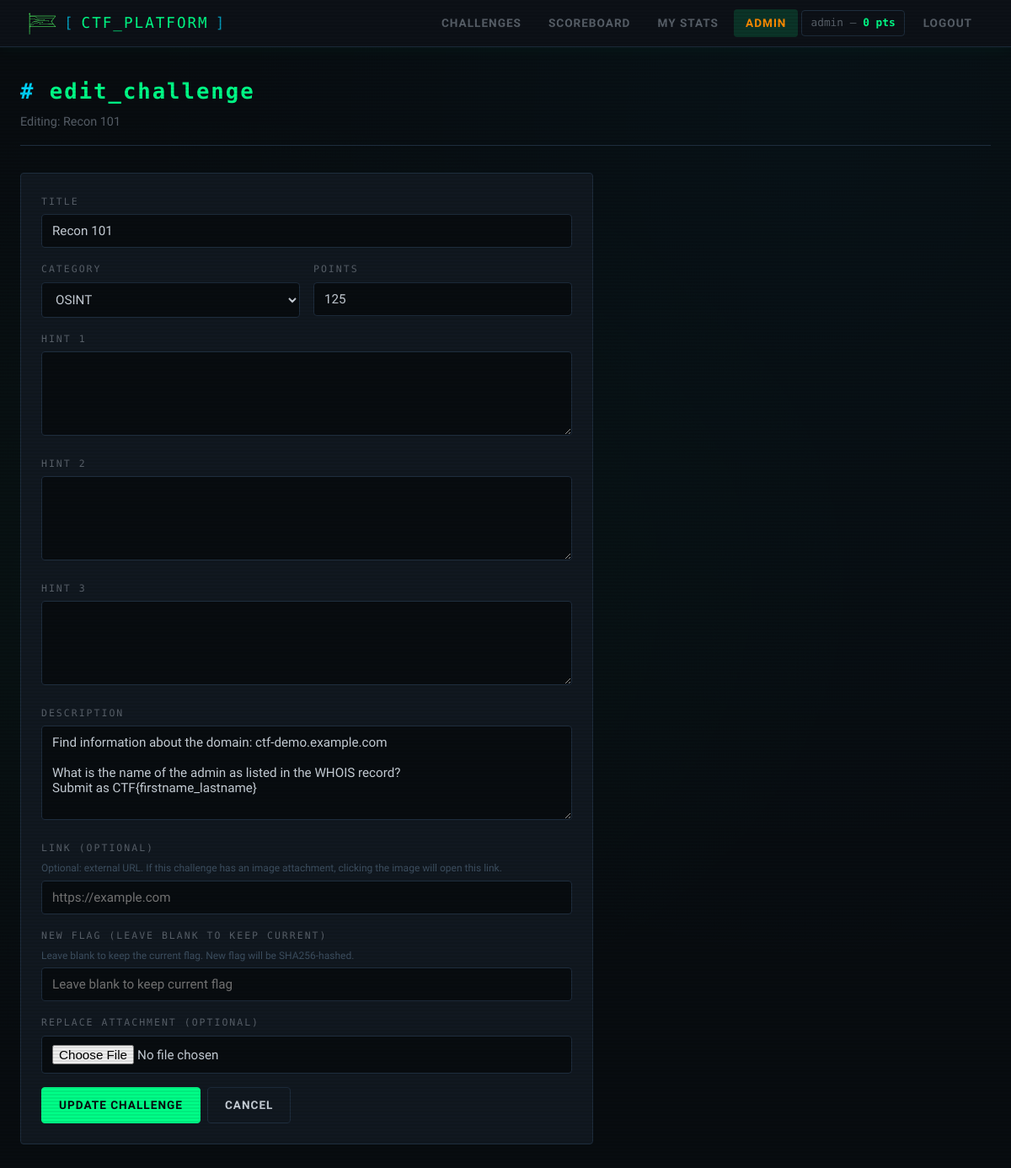
Screenshot of /admin/challenges/4/edit (signed in) with the database file from the repository.
### app/models.py (models this page shows, shortened)
class User(UserMixin, db.Model):
    __tablename__ = 'users'
    id = db.Column(db.Integer, primary_key=True)
    username = db.Column(db.String(64), unique=True, nullable=False, index=True)
    email = db.Column(db.String(120), unique=True, nullable=False, index=True)
    password_hash = db.Column(db.String(256), nullable=False)
    score = db.Column(db.Integer, default=0, nullable=False)
    is_admin = db.Column(db.Boolean, default=False, nullable=False)
    created_at = db.Column(db.DateTime, default=datetime.utcnow)
    solves = db.relationship('Solve', backref='user', lazy='dynamic', cascade='all, delete-orphan')
    flag_submissions = db.relationship(
        'FlagSubmission',
        backref='user',
        lazy='dynamic',
        cascade='all, delete-orphan'
    )

class Challenge(db.Model):
    __tablename__ = 'challenges'
    id = db.Column(db.Integer, primary_key=True)
    title = db.Column(db.String(128), nullable=False)
    description = db.Column(db.Text, nullable=False)
    flag_hash = db.Column(db.String(64), nullable=False)  # SHA256 hex = 64 chars
    points = db.Column(db.Integer, nullable=False, default=100)
    category = db.Column(db.String(64), nullable=False, default='misc')
    file_path = db.Column(db.String(256), nullable=True)
    link = db.Column(db.String(500), nullable=True)
    hint_1 = db.Column(db.Text, nullable=True)
    hint_2 = db.Column(db.Text, nullable=True)
    hint_3 = db.Column(db.Text, nullable=True)
    is_active = db.Column(db.Boolean, default=True, nullable=False)
    created_at = db.Column(db.DateTime, default=datetime.utcnow)
    solves = db.relationship('Solve', backref='challenge', lazy='dynamic', cascade='all, delete-orphan')
    flag_submissions = db.relationship(
        'FlagSubmission',
        backref='challenge',
        lazy='dynamic',
        cascade='all, delete-orphan'
    )

### app/admin/routes.py (the view, shortened to what this page needs)
@admin_bp.route('/challenges/<int:challenge_id>/edit', methods=['GET', 'POST'])
@login_required
@admin_required
def edit_challenge(challenge_id):
    challenge = Challenge.query.get_or_404(challenge_id)
    form = EditChallengeForm(obj=challenge)
    return render_template('admin_edit_challenge.html', form=form, challenge=challenge)

### app/admin/routes.py (called while the page is built)
def admin_required(f):
    @wraps(f)
    def decorated(*args, **kwargs):
        if not current_user.is_authenticated or not current_user.is_admin:
            abort(403)
        return f(*args, **kwargs)
    return decorated

### app/models.py (called while the page is built)
@login_manager.user_loader
def load_user(user_id):
    return User.query.get(int(user_id))

### app/templates/admin/admin_edit_challenge.html (shortened to what this page needs)
{% extends "base.html" %}
{% block content %}
<div class="container">
  <div class="page-header">
    <h1 class="page-title"><span class="prompt">#</span> edit_challenge</h1>
    <p class="page-subtitle">Editing: {{ challenge.title }}</p>
  </div>
  <div style="max-width:680px;">
    <div class="card">
      <form method="POST" enctype="multipart/form-data" novalidate>
        <div class="form-group">
          {{ form.title.label(class="form-label") }}
          {{ form.title(class="form-control" + (" invalid" if form.title.errors else "")) }}
        </div>
        <div style="display:grid; grid-template-columns:1fr 1fr; gap:1rem;">
          <div class="form-group">
            {{ form.category.label(class="form-label") }}
            {{ form.category(class="form-control") }}
          </div>
          <div class="form-group">
            {{ form.points.label(class="form-label") }}
            {{ form.points(class="form-control") }}
          </div>
        </div>
        <div class="form-group">
          {{ form.hint_1.label(class="form-label") }}
          {{ form.hint_1(class="form-control", rows=2) }}
        </div>
        <div class="form-group">
          {{ form.hint_2.label(class="form-label") }}
          {{ form.hint_2(class="form-control", rows=2) }}
        </div>
        <div class="form-group">
          {{ form.hint_3.label(class="form-label") }}
          {{ form.hint_3(class="form-control", rows=2) }}
        </div>
        <div class="form-group">
          {{ form.description.label(class="form-label") }}
          {{ form.description(class="form-control", rows=5) }}
        </div>
        <div class="form-group">
          {{ form.link.label(class="form-label") }}
          <small style="color:var(--text-muted); font-size:0.75rem; display:block; margin-bottom:4px;">
            Optional: external URL. If this challenge has an image attachment, clicking the image will open this link.
          </small>
          {{ form.link(class="form-control" + (" invalid" if form.link.errors else ""), placeholder="https://example.com") }}
        </div>
        <div class="form-group">
          {{ form.flag.label(class="form-label") }}
          <small style="color:var(--text-muted); font-size:0.75rem; display:block; margin-bottom:4px;">
            Leave blank to keep the current flag. New flag will be SHA256-hashed.
          </small>
          {{ form.flag(class="form-control", placeholder="Leave blank to keep current flag", autocomplete="off") }}
        </div>
        <div class="form-group">
          {{ form.attachment.label(class="form-label") }}
          {{ form.attachment(class="form-control") }}
        </div>
        <div class="d-flex gap-2 mt-2">
          {{ form.submit(class="btn btn-primary") }}
          <a href="{{ url_for('admin.dashboard') }}" class="btn btn-secondary">Cancel</a>
        </div>
      </form>
    </div>
  </div>
</div>
{% endblock %}

### app/templates/base.html (shortened to what this page needs)
<!DOCTYPE html>
<html lang="en">
<head>
  <link rel="stylesheet" href="{{ url_for('static', filename='css/main.css') }}">
</head>
<body>
{% if current_user.is_authenticated %}
<nav class="navbar">
  <a href="{{ url_for('challenges.list_challenges') }}" class="navbar-brand">
    <img src="{{ url_for('static', filename='logo_animated_dark.svg') }}" alt="CTF Logo" class="brand-logo" height="36px" style="height: 36 auto; vertical-align: middle;">
    <span class="brand-bracket">[</span>
    <span class="navbar-brand-text">CTF_PLATFORM</span>
    <span class="brand-bracket">]</span>
  </a>
  <div class="nav-links">
    <a href="{{ url_for('challenges.list_challenges') }}"
       class="nav-link {% if request.blueprint == 'challenges' %}active{% endif %}">Challenges</a>
    <a href="{{ url_for('scoreboard.scoreboard') }}"
       class="nav-link {% if request.blueprint == 'scoreboard' %}active{% endif %}">Scoreboard</a>
    <a href="{{ url_for('auth.stats') }}"
       class="nav-link {% if request.endpoint == 'auth.stats' %}active{% endif %}">My Stats</a>
    {% if current_user.is_admin %}
    <a href="{{ url_for('admin.dashboard') }}"
       class="nav-link admin-link {% if request.blueprint == 'admin' %}active{% endif %}">Admin</a>
    {% endif %}
    <span class="nav-user">
      {{ current_user.username }} &mdash;
      <span class="nav-score {% if current_user.score < 0 %}score-negative{% endif %}">
        {{ current_user.score }} pts
      </span>
    </span>
    <a href="{{ url_for('auth.logout') }}" class="nav-link">Logout</a>
  </div>
</nav>
{% endif %}
{% block content %}{% endblock %}
</body>
</html>

### app/static/css/main.css (style rules this page uses)
:root { --bg-deep: #080c10; --bg-panel: #0d1117; --bg-card: #111820; --bg-hover: #161e28; --border: #1e2d3d; --border-lit: #2a4060; --green: #00ff88; --green-dim: #00cc6a; --green-glow: rgba(0,255,136,0.15); --cyan: #00d4ff; --cyan-dim: #0099bb; --red: #ff4466; --yellow: #ffd700; --orange: #ff8c00; --purple: #9945ff; --text-main: #c9d1d9; --text-dim: #586069; --text-muted: #3d4f60; --font-mono: 'Share Tech Mono', monospace; --font-ui: 'Rajdhani', sans-serif; --radius: 4px; --transition: 0.2s ease; }
*, *::before, *::after { box-sizing: border-box; margin: 0; padding: 0; }
html { scroll-behavior: smooth; }
body { background: var(--bg-deep); color: var(--text-main); font-family: var(--font-ui); font-size: 16px; line-height: 1.6; min-height: 100vh; background-image: radial-gradient(ellipse at 20% 50%, rgba(0,255,136,0.03) 0%, transparent 60%), radial-gradient(ellipse at 80% 10%, rgba(0,212,255,0.03) 0%, transparent 60%); }
body::before { content: ''; position: fixed; inset: 0; background: repeating-linear-gradient( 0deg, transparent, transparent 2px, rgba(0,0,0,0.08) 2px, rgba(0,0,0,0.08) 4px ); pointer-events: none; z-index: 9999; }
.navbar { background: var(--bg-panel); border-bottom: 1px solid var(--border); padding: 0 2rem; height: 56px; display: flex; align-items: center; justify-content: space-between; position: sticky; top: 0; z-index: 100; box-shadow: 0 1px 20px rgba(0,255,136,0.05); }
.navbar-brand { font-family: var(--font-mono); font-size: 1.1rem; color: var(--green) !important; text-decoration: none; letter-spacing: 2px; display: flex; align-items: center; gap: 8px; }
.navbar-brand .brand-bracket { color: var(--cyan); opacity: 0.7; }
.nav-links { display: flex; align-items: center; gap: 4px; }
.nav-link { font-family: var(--font-ui); font-weight: 600; font-size: 0.85rem; letter-spacing: 1px; text-transform: uppercase; color: var(--text-dim) !important; text-decoration: none; padding: 6px 14px; border-radius: var(--radius); transition: var(--transition); }
.nav-link:hover, .nav-link.active { color: var(--green) !important; background: var(--green-glow); }
.nav-link.admin-link { color: var(--orange) !important; }
.nav-user { font-family: var(--font-mono); font-size: 0.8rem; color: var(--text-dim); padding: 4px 10px; border: 1px solid var(--border); border-radius: var(--radius); margin-right: 4px; }
.nav-score { color: var(--green); font-weight: bold; }
.container { max-width: 1200px; margin: 0 auto; padding: 2rem 1.5rem; }
.page-header { margin-bottom: 2rem; padding-bottom: 1rem; border-bottom: 1px solid var(--border); }
.page-title { font-family: var(--font-mono); font-size: 1.6rem; color: var(--green); letter-spacing: 2px; }
.page-title .prompt { color: var(--cyan); }
.page-subtitle { color: var(--text-dim); font-size: 0.9rem; margin-top: 4px; }
.card { background: var(--bg-card); border: 1px solid var(--border); border-radius: var(--radius); padding: 1.5rem; transition: var(--transition); }
.btn { font-family: var(--font-ui); font-weight: 600; font-size: 0.85rem; letter-spacing: 1px; text-transform: uppercase; padding: 10px 20px; border: 1px solid; border-radius: var(--radius); cursor: pointer; text-decoration: none; display: inline-flex; align-items: center; gap: 6px; transition: var(--transition); }
.btn-primary { color: var(--bg-deep); background: var(--green); border-color: var(--green); }
.btn-secondary { color: var(--text-main); background: transparent; border-color: var(--border); }
.form-group { margin-bottom: 1rem; }
.form-label { display: block; font-family: var(--font-mono); font-size: 0.72rem; letter-spacing: 2px; text-transform: uppercase; color: var(--text-dim); margin-bottom: 6px; }
.form-control { width: 100%; background: var(--bg-deep); border: 1px solid var(--border); border-radius: var(--radius); color: var(--text-main); font-family: var(--font-ui); font-size: 0.95rem; padding: 10px 12px; outline: none; transition: var(--transition); }
textarea.form-control { resize: vertical; min-height: 100px; font-family: var(--font-ui); }
.mt-2 { margin-top: 1rem; }
.d-flex { display: flex; }
.gap-2 { gap: 0.5rem; }

### rows the page displays
User: username "admin", score "0"
Challenge: title "Recon 101", category "OSINT", points "125", description "Find information about the domain: ctf-demo.example.com What is the name of the admin as listed in the WHOIS record? Submit as CTF{firstname_lastname}"
